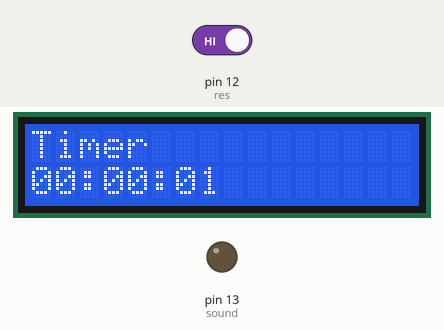
Recording of a sketch running on a simulated Arduino Uno, built with avr-gcc and run on an emulated ATmega328P. Shown: 16×2 character LCD, output pins drawn as LEDs (lit = HIGH). Inputs (shaded band) come from the test bench; at power-on: pin 12 (res) HIGH.

Above: at 0.1 s.
At 1.2 s:
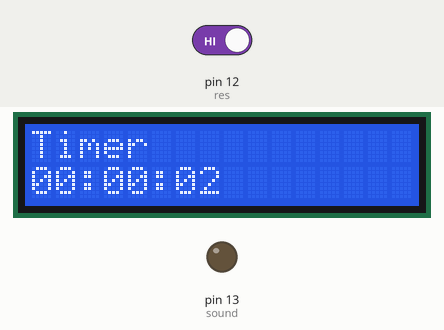
1.3 s: pin 12 (res) driven LOW
At 3.3 s:
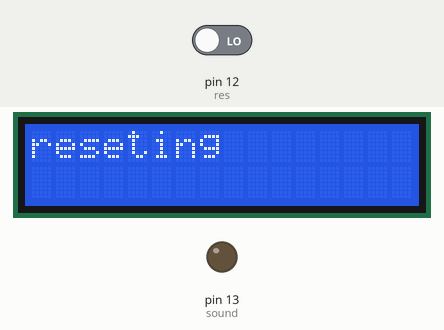
Timing chart, 0 to 4.8 s (numbered marks = the images above; inputs shaded):
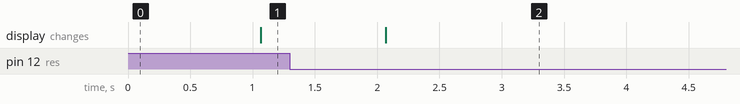

Measured:
- after the input at 1.3 s, the display: changes after 0.77 s (image 2)

The sketch:

Timmer.ino
```cpp
#include <LiquidCrystal.h>
//setup lcd pin by sirial RS,E,D4,D5,D6,D7,D8
LiquidCrystal lcd(1,2,8,9,10,11);
// initial SECOND,Minute,hour == 0;
int s=0,m=0,h=0;

//resate state
int res = 12;

//sound output using pin no any.  I used 13 for pin output.
int sound=13;
void setup() {
  lcd.begin(16, 2);  //type of your lcd I used 16,2 lcd
  pinMode(13,OUTPUT); //setup buzzer output pin.
  pinMode(12,INPUT);
}

void loop() {
  if(digitalRead(res)!=HIGH){ // reset ushing pin 12
    s=0;
    m=0;h=0;
    lcd.clear();
    lcd.print("reseting");
    delay(5000);
    lcd.clear();
  }

  lcd.setCursor(0, 0);
  lcd.print("Timer");
  digitalWrite(sound,LOW); // turn off buzzer at starting at every secound.
  s++;  //increaseing secoend

  if(s%60==0){ //increasing minute after every 60 secound
    m++;
    s=0;
  }

  if(m%60==0&&m!=0){ //increasing hour after every 60 minute
    h++;
    m=0;
  }
  lcd.setCursor(0, 1);
  if(h<10){ //add a zero befor hour if the number stand with single digit
    lcd.print("0");
  }lcd.print(h);
   lcd.print(":");

  if(m<10){ //add a zero befor minute if the number stand with single digit
    lcd.print("0");
  } lcd.print(m);
    lcd.print(":");

   if(s<10){  //add a zero befor second if the number stand with single digit
    lcd.print("0");
  }
    lcd.print(s);

  if(s==0){ //buzzer sund after every minute .
    digitalWrite(sound,HIGH);
  }
  delay(1000);
}
```
